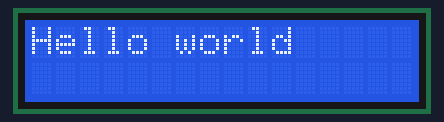
This program was run on a simulated ESP32 board running MicroPython. Shown: 16×2 character LCD. Library files of the repository ran but are not shown: esp32_gpio_lcd.py; what the program prints to the serial console is not drawn.

Above: at 0.1 s.
At 1.1 s:
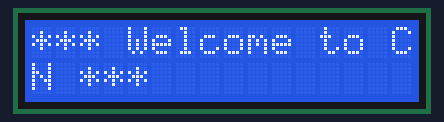
At 2.2 s:
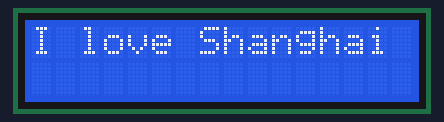
At 5.2 s:
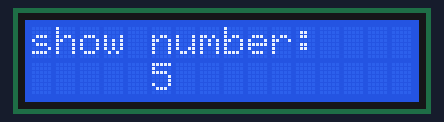
At 21.4 s:
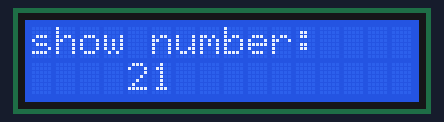
At 38.7 s:
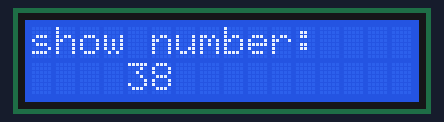

The program:

lcd1602a.py
```python
"""Implements a HD44780 character LCD connected via ESP32 GPIO pins."""

from machine import Pin
from esp32_gpio_lcd import GpioLcd
from utime import sleep_ms, ticks_ms

# Wiring used for this example:
#
#  1 - Vss (aka Ground) - Connect to one of the ground pins on you board.
#  2 - VDD - I connected to VIN which is 5 volts when your board is powered via USB
#  3 - VE (Contrast voltage) - I'll discuss this below
#  4 - RS (Register Select) connect to D15 (as per call to GpioLcd)
#  5 - RW (Read/Write) - connect to ground
#  6 - EN (Enable) connect to D2 (as per call to GpioLcd)
#  7 - D0 - connect to D26 (as per call to GpioLcd)
#  8 - D1 - connect to D25 (as per call to GpioLcd)
#  9 - D2 - connect to D33 (as per call to GpioLcd)
# 10 - D3 - connect to D32 (as per call to GpioLcd)
# 11 - D4 - connect to D4 (as per call to GpioLcd)
# 12 - D5 - connect to D23 (as per call to GpioLcd)
# 13 - D6 - connect to D22 (as per call to GpioLcd)
# 14 - D7 - connect to D5 (as per call to GpioLcd)
# 15 - A (BackLight Anode) - Connect to VIN
# 16 - K (Backlight Cathode) - Connect to Ground
#
# On 14-pin LCDs, there is no backlight, so pins 15 & 16 don't exist.
#
# The Contrast line (pin 3) typically connects to the center tap of a
# 10K potentiometer, and the other 2 legs of the 10K potentiometer are
# connected to pins 1 and 2 (Ground and VDD)
#
# The wiring diagram on the following page shows a typical "base" wiring:
# http://www.instructables.com/id/How-to-drive-a-character-LCD-displays-using-DIP-sw/step2/HD44780-pinout/
# Add to that the EN, RS, and D4-D7 lines.


def test_main():
    """Test function for verifying basic functionality."""
    print("Running test_main")
    lcd = GpioLcd(rs_pin=Pin(15),
                  enable_pin=Pin(2),
                  d0_pin=Pin(26),
                  d1_pin=Pin(25),
                  d2_pin=Pin(33),
                  d3_pin=Pin(32),
                  d4_pin=Pin(4),
                  d5_pin=Pin(23),
                  d6_pin=Pin(22),
                  d7_pin=Pin(5),
                  num_lines=2, num_columns=16)

    lcd.clear()
    lcd.putstr("Hello world")
    sleep_ms(1000)
    lcd.clear()
    lcd.putstr("*** Welcome to CN ***")
    sleep_ms(1000)
    lcd.clear()
    lcd.putstr("I love Shanghai")
    sleep_ms(3000)
    lcd.clear()

    count = 0
    while True:
        lcd.move_to(0, 0)
        lcd.putstr("show number:")
        lcd.putstr("%10d" % (ticks_ms() // 1000))  # 改变%7d的数字就可以调节显示位置
        sleep_ms(1000)
        count += 1

test_main()
```

Measured:
- what the display in image 0 shows lasts 1.0 s, from 0.1 s to 1.1 s
- what the display in image 2 shows lasts 3.0 s, from 2.1 s to 5.1 s
